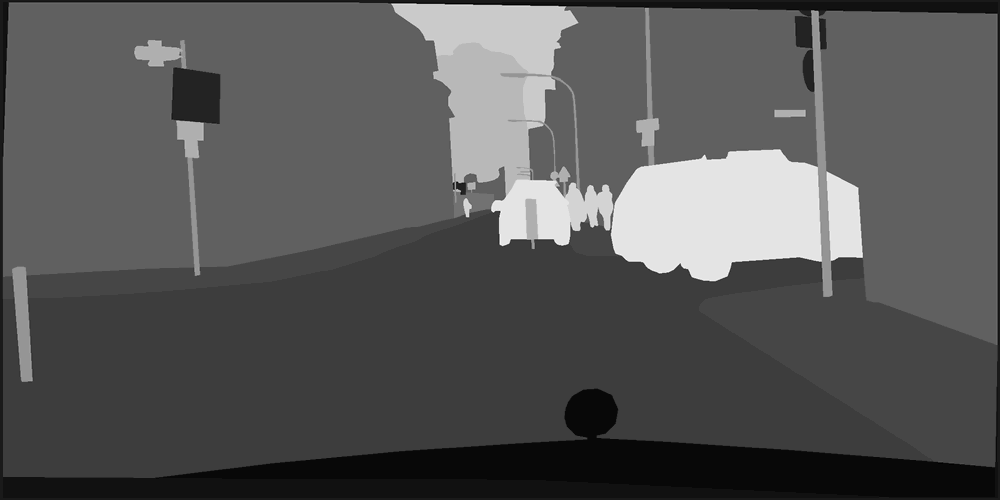
#> input picture test1.png, 1000 x 500 px, shrunk from 2048 x 1024 before the run
$ python dilate_demo.py
#> lines starting #> are read from the running program, lines starting #| are printed output that depends on the picture
'''
    数学形态学 膨胀 dilate
'''
import cv2
import numpy as np

# 读入灰度图
img = cv2.imread("test1.png", flags=cv2.IMREAD_GRAYSCALE)
#> img is the input picture: shape (500, 1000); min 0, max 29, mean 9.9

# 创建 核
kernel = np.ones((3,3), np.uint8)
# 膨胀
dilate_img = cv2.dilate(img, kernel, iterations=8)
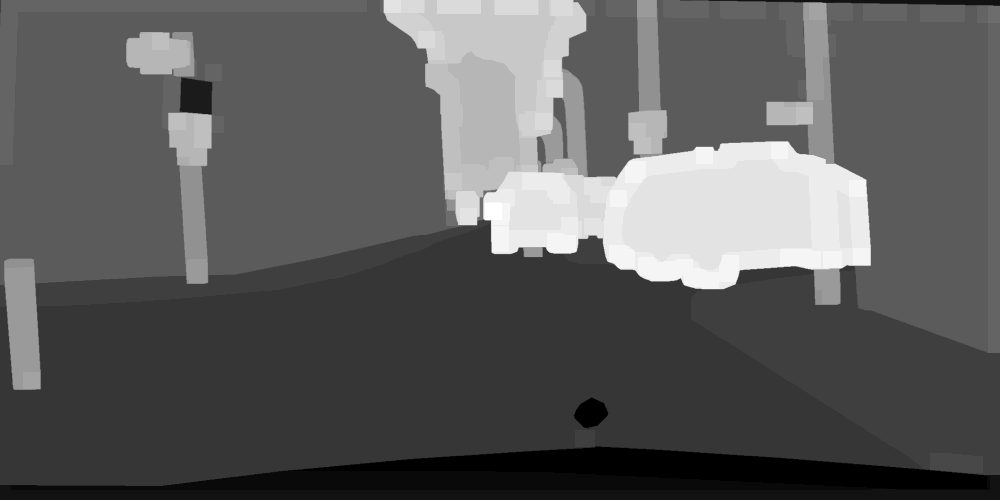
#> dilate_img: shape (500, 1000); min 1, max 29, mean 11.2; drawn with min black and max white

cv2.imwrite('dao_dilate_k5.png', dilate_img)
# cv2.imwrite('dao_dilate_k5.png', np.hstack((img, dilate_img)))
